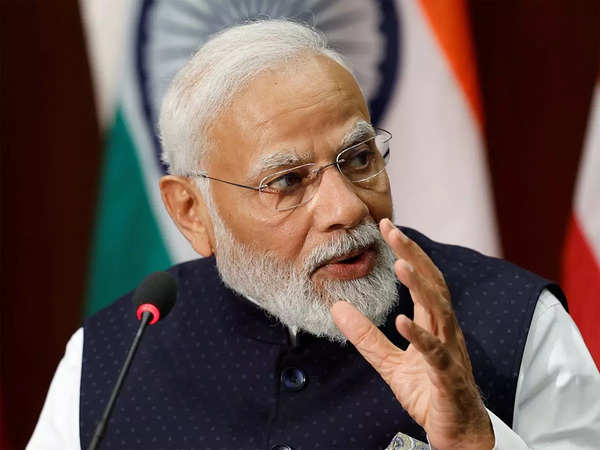
#> input picture Narendra_Modi/Narendra Modi_10.jpeg, 600 x 450 px; its folder holds 4 pictures in this run
$ python greyscale.py
#> lines starting #> are read from the running program, lines starting #| are printed output that depends on the picture
import cv2
import os

# Function to convert image to grayscale
def convert_to_grayscale(image_path, output_path):
#> called with image_path = 'Narendra_Modi/Narendra Modi_10.jpeg', output_path = 'output/grayscale_Narendra Modi_10.jpeg'
    image = cv2.imread(image_path)
#> image is the input picture: shape (450, 600, 3); mean B, G, R 80.8, 85.7, 106.1
    grayscale_image = cv2.cvtColor(image, cv2.COLOR_BGR2GRAY)
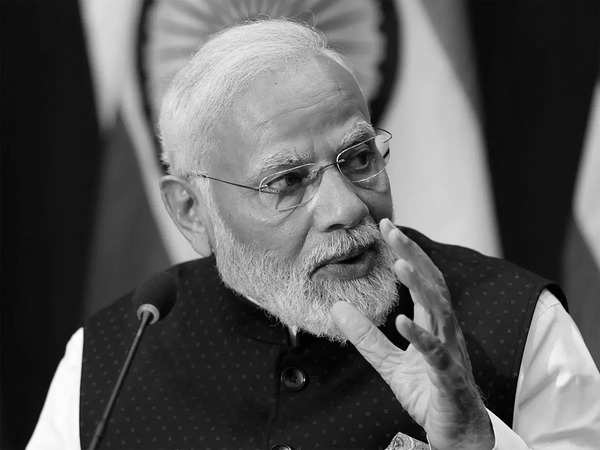
#> grayscale_image: shape (450, 600); min 0, max 255, mean 91.3
    cv2.imwrite(output_path, grayscale_image)

# Directory containing the images
directory = "Narendra_Modi"
output = 'output'

# Loop through each image in the directory
for filename in os.listdir(directory):
    if filename.endswith(".jpeg") or filename.endswith(".png") or filename.endswith(".jpg"):
        image_path = os.path.join(directory, filename)
        output_path = os.path.join(output, "grayscale_" + filename)
        convert_to_grayscale(image_path, output_path)

        print(f"Converted {filename} to grayscale.")

    else:
        continue
#> pass 2 of the loop `for filename in os.listdir(directory):`:
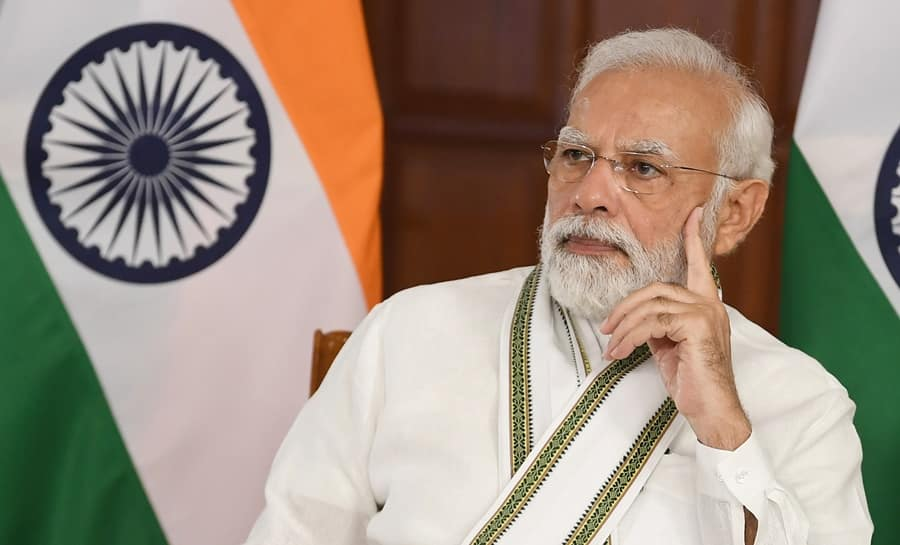
#> input picture Narendra_Modi/Narendra Modi_100.jpeg, 900 x 545 px
#> in convert_to_grayscale, image is the input picture: shape (545, 900, 3); mean B, G, R 127.5, 142.2, 156.7
#> in convert_to_grayscale (call 2), `grayscale_image = cv2.cvtColor(image, cv2.COLOR_BGR2GRAY)`:
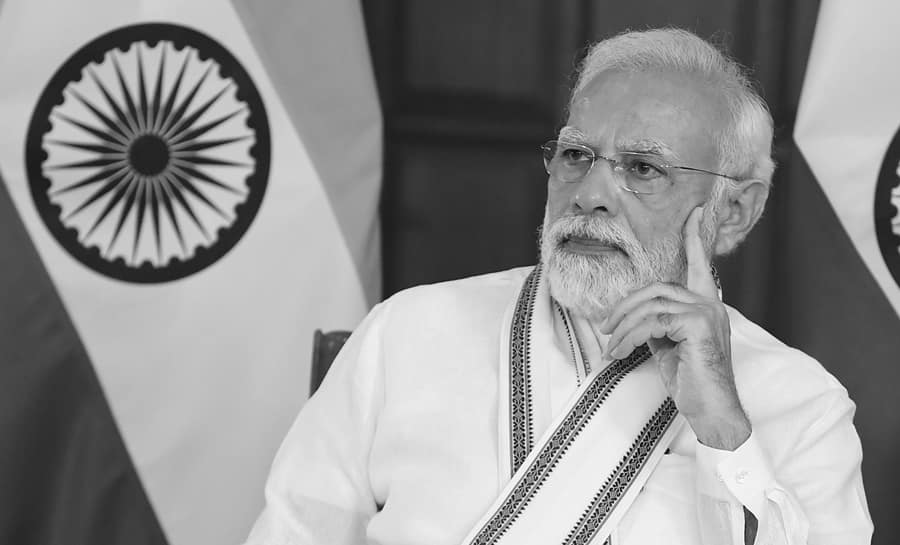
#> grayscale_image: shape (545, 900); min 1, max 255, mean 144.9
#> pass 3 of the loop `for filename in os.listdir(directory):`:
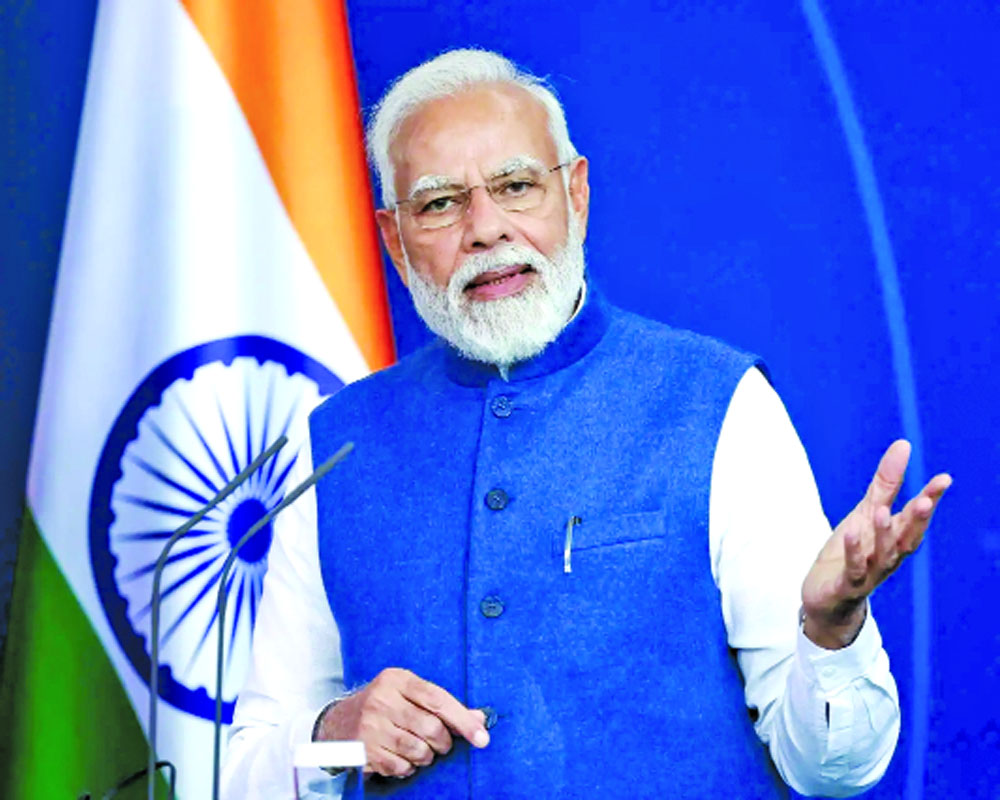
#> input picture Narendra_Modi/Narendra Modi_11.jpeg, 1000 x 800 px
#> in convert_to_grayscale, image is the input picture: shape (800, 1000, 3); mean B, G, R 216.2, 120.2, 94.6
#> in convert_to_grayscale (call 3), `grayscale_image = cv2.cvtColor(image, cv2.COLOR_BGR2GRAY)`:
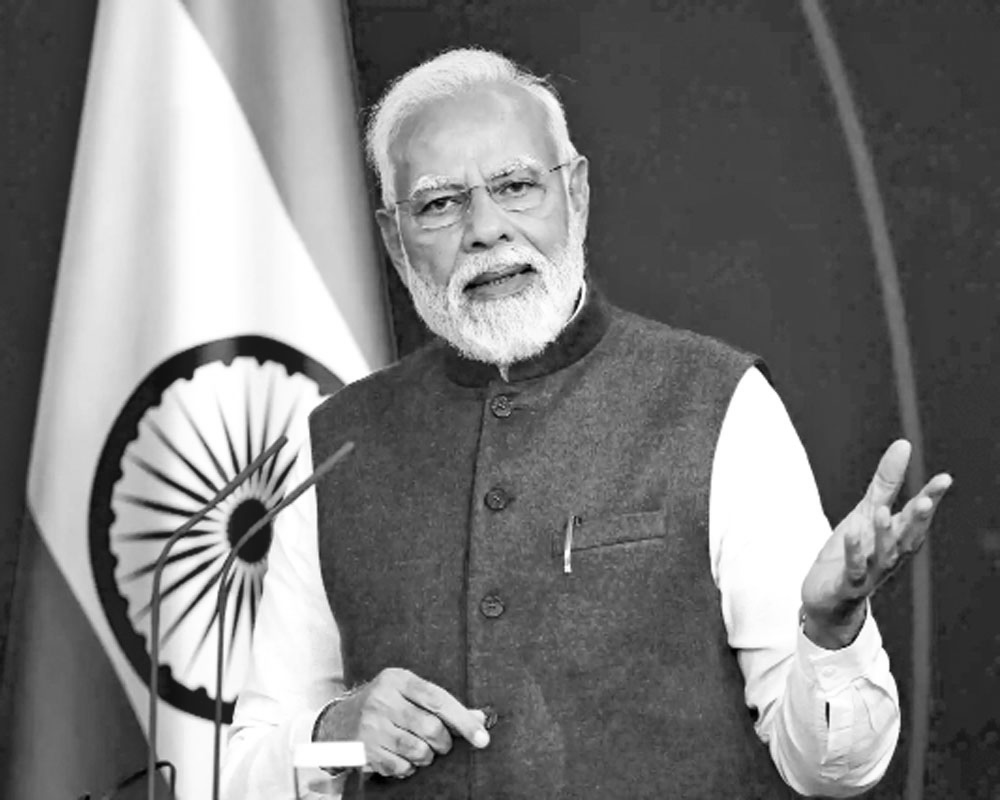
#> grayscale_image: shape (800, 1000); min 0, max 255, mean 123.5
#> the loop made 4 passes; the first 3 are shown

print("Conversion completed.")
